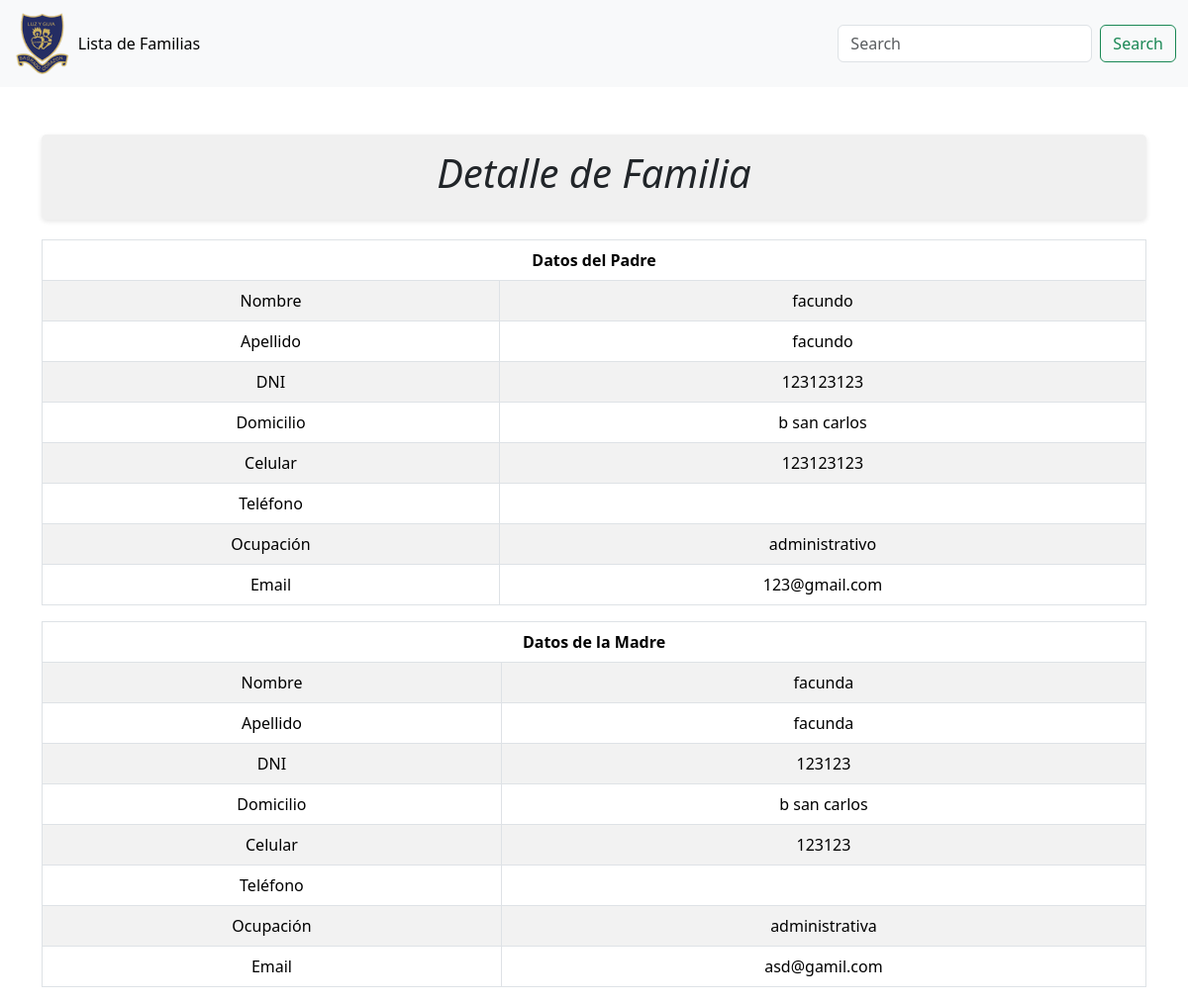
/detallefamilia/1/, run on the app's committed database.
### colegio/models.py (models this page shows, shortened)
class Familias(models.Model):
    id = models.AutoField(primary_key=True)
    nombre_papa = models.CharField(max_length=255)
    apellido_papa = models.CharField(max_length=255)
    dni_padre = models.CharField(max_length=255)
    domicilio_papa = models.CharField(max_length=255)
    domicilio_laboral_papa = models.CharField(max_length=255)
    telofono_fijo = models.IntegerField()
    celular_papa = models.CharField(max_length=255)
    ocupacion_papa = models.CharField(max_length=255)
    email_papa = models.CharField(max_length=255)
    nombre_mama = models.CharField(max_length=255)
    apellido_mama = models.CharField(max_length=255)
    dni_mama = models.CharField(max_length=255)
    domicilio_mama = models.CharField(max_length=255)
    domicilio_laboral_papa = models.CharField(max_length=255)
    celular_mama = models.CharField(max_length=255)
    telofono_fijo = models.IntegerField(default='00')
    ocupacion_mama = models.CharField(max_length=255)
    email_mama = models.CharField(max_length=255)
    fecha_creacion = models.DateTimeField(default=timezone.now)
    fecha_modificacion = models.DateTimeField(default=timezone.now)

### colegio/views.py (the view)
# urls.py: path('detallefamilia/<int:familia_id>/', views.detallefamilias, name='detallefamilia'),
def detallefamilias(request, familia_id):
    familias = get_object_or_404(Familias, pk=familia_id)
    return render(request, 'detallefamilias.html', {'familias': familias})

### templates/detallefamilias.html (shortened to what this page needs)
{% load static %}
<!DOCTYPE html>
<html lang="en">
<head>
    <link href="https://cdn.jsdelivr.net/npm/bootstrap@5.3.3/dist/css/bootstrap.min.css" rel="stylesheet">
    <link rel="stylesheet" href="https://cdn.jsdelivr.net/npm/bootstrap-icons@1.11.3/font/bootstrap-icons.min.css">
</head>
<body>
    <header>
        <nav class="navbar navbar-expand-lg bg-body-tertiary">
            <div class="container-fluid">
              <img src="{% static 'img/escudo.png' %}" width="5%" alt="Logo">
              <div class="collapse navbar-collapse" id="navbarSupportedContent">
                <ul class="navbar-nav me-auto mb-2 mb-lg-0">
                  <li class="nav-item">
                    <a class="nav-link active" aria-current="page" href='{% url 'familias'%}'>Lista de Familias</a>
                  </li>
                </ul>
                <form class="d-flex" role="search">
                  <input class="form-control me-2" type="search" placeholder="Search" aria-label="Search">
                  <button class="btn btn-outline-success" type="submit">Search</button>
                </form>
              </div>
            </div>
          </nav>
    </header>
    <div class="container mt-5">
        <div class="title-block">
            <h1 class="text-center">Detalle de Familia</h1>
        </div>
        <div class="table-container">
            <table class="table table-striped table-bordered text-center" style="width: 100%;">
                <thead>
                    <tr>
                        <th colspan="2" scope="col">Datos del Padre</th>
                    </tr>
                </thead>
                <tbody>
                    <tr>
                        <td>Nombre</td>
                        <td>{{ familias.nombre_papa }}</td>
                    </tr>
                    <tr>
                        <td>Apellido</td>
                        <td>{{ familias.apellido_papa }}</td>
                    </tr>
                    <tr>
                        <td>DNI</td>
                        <td>{{ familias.dni_padre }}</td>
                    </tr>
                    <tr>
                        <td>Domicilio</td>
                        <td>{{ familias.domicilio_papa }}</td>
                    </tr>
                    <tr>
                        <td>Celular</td>
                        <td>{{ familias.celular_papa }}</td>
                    </tr>
                    <tr>
                        <td>Teléfono</td>
                        <td>{{ familias.telefono_papa }}</td>
                    </tr>
                    <tr>
                        <td>Ocupación</td>
                        <td>{{ familias.ocupacion_papa }}</td>
                    </tr>
                    <tr>
                        <td>Email</td>
                        <td>{{ familias.email_papa }}</td>
                    </tr>
                </tbody>
            </table>
            <table class="table table-striped table-bordered text-center" style="width: 100%;">
                <thead>
                    <tr>
                        <th colspan="2" scope="col">Datos de la Madre</th>
                    </tr>
                </thead>
                <tbody>
                    <tr>
                        <td>Nombre</td>
                        <td>{{ familias.nombre_mama }}</td>
                    </tr>
                    <tr>
                        <td>Apellido</td>
                        <td>{{ familias.apellido_mama }}</td>
                    </tr>
                    <tr>
                        <td>DNI</td>
                        <td>{{ familias.dni_mama }}</td>
                    </tr>
                    <tr>
                        <td>Domicilio</td>
                        <td>{{ familias.domicilio_mama }}</td>
                    </tr>
                    <tr>
                        <td>Celular</td>
                        <td>{{ familias.celular_mama }}</td>
                    </tr>
                    <tr>
                        <td>Teléfono</td>
                        <td>{{ familias.telefono_mama }}</td>
                    </tr>
                    <tr>
                        <td>Ocupación</td>
                        <td>{{ familias.ocupacion_mama }}</td>
                    </tr>
                    <tr>
                        <td>Email</td>
                        <td>{{ familias.email_mama }}</td>
                    </tr>
                </tbody>
            </table>
        </div>
    </div>
</body>
</html>

### templates/detallefamilias.html (style rules this page uses)
body { margin: 0; display: flex; flex-direction: column; height: 100vh; }
header { flex-shrink: 0; }
.container { flex: 1; display: flex; flex-direction: column; align-items: center; }
.title-block { background-color: #f0f0f0; padding: 15px; border-radius: 5px; box-shadow: 0 2px 5px rgba(0, 0, 0, 0.1); width: 100%; margin-bottom: 20px; }
.title-block h1 { font-style: italic; text-align: center; }
.table-container { width: 100%; }

### data on the page
Familias: nombre_papa "facundo", apellido_papa "facundo", dni_padre "123123123", domicilio_papa "b san carlos", celular_papa "123123123", ocupacion_papa "administrativo", email_papa "123@gmail.com", nombre_mama "facunda", apellido_mama "facunda", dni_mama "123123", domicilio_mama "b san carlos", celular_mama "123123", ocupacion_mama "administrativa", email_mama "asd@gamil.com"
